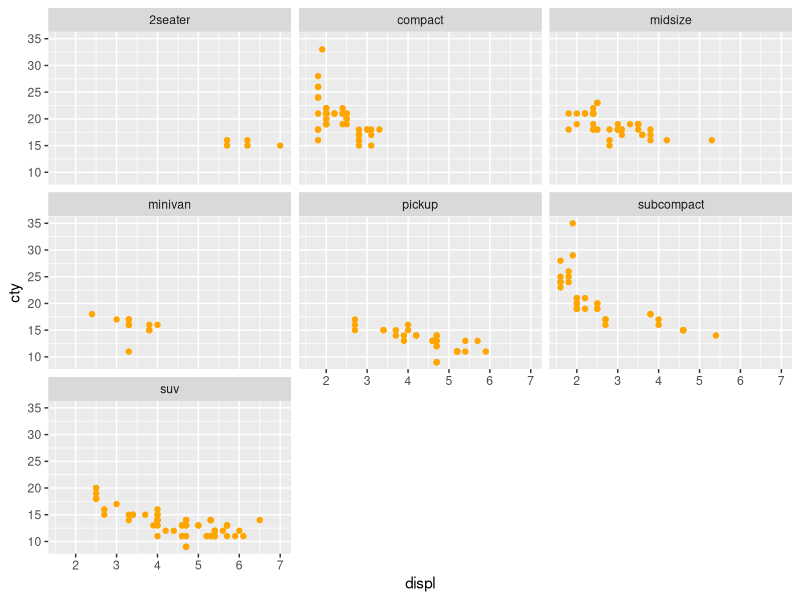
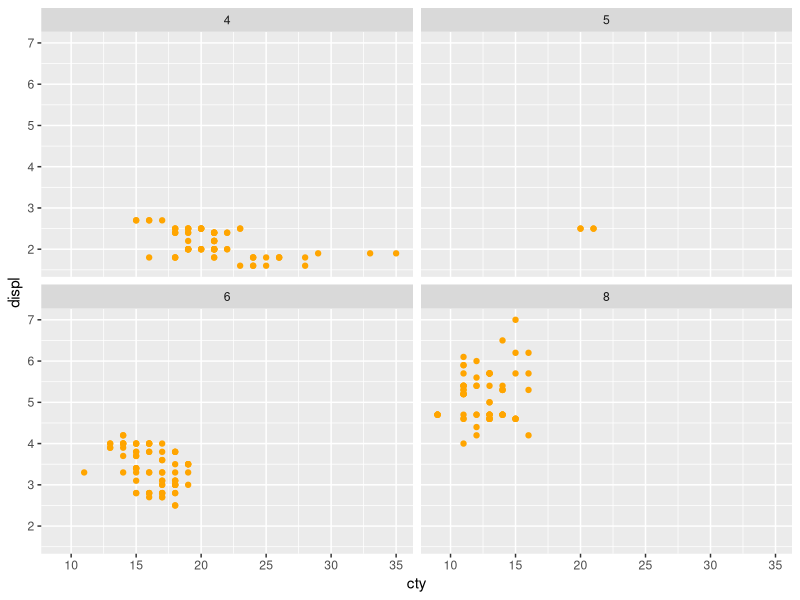

Recreate these plots in R, in order.
## ---- chunk 1
#1
data(mpg)
library(ggplot2)
ggplot(mpg, aes(displ,cty)) +
geom_point(colour="orange")  + facet_wrap(~class)
## ---- chunk 2
#2
ggplot(mpg, aes(cty,displ)) +
geom_point(colour="orange")  + facet_wrap(~cyl)
